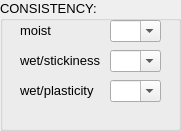
     <widget class="QGroupBox" name="groupBox_23">
      <property name="geometry">
       <rect>
        <x>20</x>
        <y>260</y>
        <width>181</width>
        <height>131</height>
       </rect>
      </property>
      <property name="font">
       <font>
        <pointsize>10</pointsize>
       </font>
      </property>
      <property name="title">
       <string>CONSISTENCY:</string>
      </property>
      <widget class="QLabel" name="label_279">
       <property name="geometry">
        <rect>
         <x>20</x>
         <y>20</y>
         <width>41</width>
         <height>20</height>
        </rect>
       </property>
       <property name="font">
        <font>
         <pointsize>10</pointsize>
        </font>
       </property>
       <property name="text">
        <string>moist</string>
       </property>
      </widget>
      <widget class="QLabel" name="label_280">
       <property name="geometry">
        <rect>
         <x>20</x>
         <y>50</y>
         <width>91</width>
         <height>21</height>
        </rect>
       </property>
       <property name="font">
        <font>
         <pointsize>10</pointsize>
        </font>
       </property>
       <property name="text">
        <string>wet/stickiness</string>
       </property>
      </widget>
      <widget class="QLabel" name="label_281">
       <property name="geometry">
        <rect>
         <x>20</x>
         <y>80</y>
         <width>81</width>
         <height>21</height>
        </rect>
       </property>
       <property name="font">
        <font>
         <pointsize>10</pointsize>
        </font>
       </property>
       <property name="text">
        <string>wet/plasticity</string>
       </property>
      </widget>
      <widget class="QComboBox" name="Consistence_Moist_CB_Hor_3">
       <property name="geometry">
        <rect>
         <x>110</x>
         <y>20</y>
         <width>51</width>
         <height>22</height>
        </rect>
       </property>
       <property name="editable">
        <bool>true</bool>
       </property>
      </widget>
      <widget class="QComboBox" name="Consistence_Stickiness_CB_Hor_3">
       <property name="geometry">
        <rect>
         <x>110</x>
         <y>50</y>
         <width>51</width>
         <height>22</height>
        </rect>
       </property>
       <property name="editable">
        <bool>true</bool>
       </property>
      </widget>
      <widget class="QComboBox" name="Consistence_Plasticity_CB_Hor_3">
       <property name="geometry">
        <rect>
         <x>110</x>
         <y>80</y>
         <width>51</width>
         <height>22</height>
        </rect>
       </property>
       <property name="editable">
        <bool>true</bool>
       </property>
      </widget>
     </widget>
